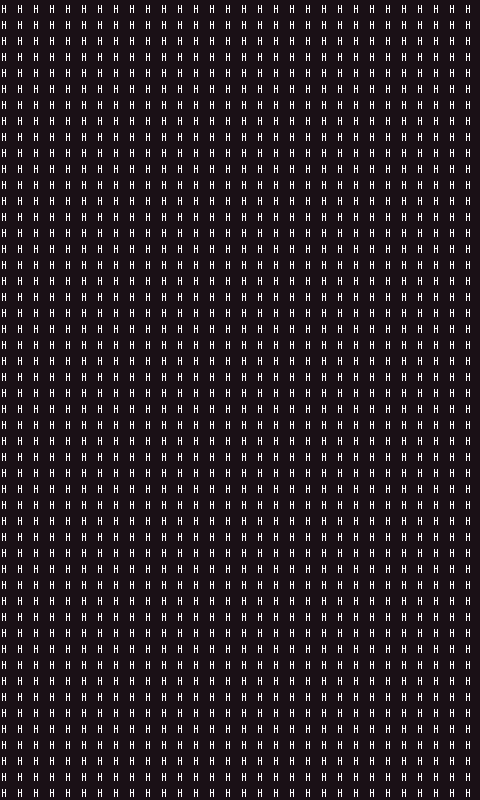

The image is a tile-based game level rendered from a .tmx file. Its description and complete source (layers, tilesets, objects, tile grids) follow:
An orthogonal 30x50 tile map with 16x16 px tiles, 1 tile layer (prototype).

<map version="1.10" tiledversion="1.10.2" orientation="orthogonal" renderorder="right-down" width="30" height="50" tilewidth="16" tileheight="16" infinite="0" nextlayerid="9" nextobjectid="1">
 <tileset firstgid="98" source="TangerineTavernPNG_PetricakeGames.tsx" />
 <layer id="1" name="prototype" width="30" height="50">
  <data encoding="csv">
206,206,206,206,206,206,206,206,206,206,206,206,206,206,206,206,206,206,206,206,206,206,206,206,206,206,206,206,206,206,
206,206,206,206,206,206,206,206,206,206,206,206,206,206,206,206,206,206,206,206,206,206,206,206,206,206,206,206,206,206,
206,206,206,206,206,206,206,206,206,206,206,206,206,206,206,206,206,206,206,206,206,206,206,206,206,206,206,206,206,206,
206,206,206,206,206,206,206,206,206,206,206,206,206,206,206,206,206,206,206,206,206,206,206,206,206,206,206,206,206,206,
206,206,206,206,206,206,206,206,206,206,206,206,206,206,206,206,206,206,206,206,206,206,206,206,206,206,206,206,206,206,
206,206,206,206,206,206,206,206,206,206,206,206,206,206,206,206,206,206,206,206,206,206,206,206,206,206,206,206,206,206,
206,206,206,206,206,206,206,206,206,206,206,206,206,206,206,206,206,206,206,206,206,206,206,206,206,206,206,206,206,206,
206,206,206,206,206,206,206,206,206,206,206,206,206,206,206,206,206,206,206,206,206,206,206,206,206,206,206,206,206,206,
206,206,206,206,206,206,206,206,206,206,206,206,206,206,206,206,206,206,206,206,206,206,206,206,206,206,206,206,206,206,
206,206,206,206,206,206,206,206,206,206,206,206,206,206,206,206,206,206,206,206,206,206,206,206,206,206,206,206,206,206,
206,206,206,206,206,206,206,206,206,206,206,206,206,206,206,206,206,206,206,206,206,206,206,206,206,206,206,206,206,206,
206,206,206,206,206,206,206,206,206,206,206,206,206,206,206,206,206,206,206,206,206,206,206,206,206,206,206,206,206,206,
206,206,206,206,206,206,206,206,206,206,206,206,206,206,206,206,206,206,206,206,206,206,206,206,206,206,206,206,206,206,
206,206,206,206,206,206,206,206,206,206,206,206,206,206,206,206,206,206,206,206,206,206,206,206,206,206,206,206,206,206,
206,206,206,206,206,206,206,206,206,206,206,206,206,206,206,206,206,206,206,206,206,206,206,206,206,206,206,206,206,206,
206,206,206,206,206,206,206,206,206,206,206,206,206,206,206,206,206,206,206,206,206,206,206,206,206,206,206,206,206,206,
206,206,206,206,206,206,206,206,206,206,206,206,206,206,206,206,206,206,206,206,206,206,206,206,206,206,206,206,206,206,
206,206,206,206,206,206,206,206,206,206,206,206,206,206,206,206,206,206,206,206,206,206,206,206,206,206,206,206,206,206,
206,206,206,206,206,206,206,206,206,206,206,206,206,206,206,206,206,206,206,206,206,206,206,206,206,206,206,206,206,206,
206,206,206,206,206,206,206,206,206,206,206,206,206,206,206,206,206,206,206,206,206,206,206,206,206,206,206,206,206,206,
206,206,206,206,206,206,206,206,206,206,206,206,206,206,206,206,206,206,206,206,206,206,206,206,206,206,206,206,206,206,
206,206,206,206,206,206,206,206,206,206,206,206,206,206,206,206,206,206,206,206,206,206,206,206,206,206,206,206,206,206,
206,206,206,206,206,206,206,206,206,206,206,206,206,206,206,206,206,206,206,206,206,206,206,206,206,206,206,206,206,206,
206,206,206,206,206,206,206,206,206,206,206,206,206,206,206,206,206,206,206,206,206,206,206,206,206,206,206,206,206,206,
206,206,206,206,206,206,206,206,206,206,206,206,206,206,206,206,206,206,206,206,206,206,206,206,206,206,206,206,206,206,
206,206,206,206,206,206,206,206,206,206,206,206,206,206,206,206,206,206,206,206,206,206,206,206,206,206,206,206,206,206,
206,206,206,206,206,206,206,206,206,206,206,206,206,206,206,206,206,206,206,206,206,206,206,206,206,206,206,206,206,206,
206,206,206,206,206,206,206,206,206,206,206,206,206,206,206,206,206,206,206,206,206,206,206,206,206,206,206,206,206,206,
206,206,206,206,206,206,206,206,206,206,206,206,206,206,206,206,206,206,206,206,206,206,206,206,206,206,206,206,206,206,
206,206,206,206,206,206,206,206,206,206,206,206,206,206,206,206,206,206,206,206,206,206,206,206,206,206,206,206,206,206,
206,206,206,206,206,206,206,206,206,206,206,206,206,206,206,206,206,206,206,206,206,206,206,206,206,206,206,206,206,206,
206,206,206,206,206,206,206,206,206,206,206,206,206,206,206,206,206,206,206,206,206,206,206,206,206,206,206,206,206,206,
206,206,206,206,206,206,206,206,206,206,206,206,206,206,206,206,206,206,206,206,206,206,206,206,206,206,206,206,206,206,
206,206,206,206,206,206,206,206,206,206,206,206,206,206,206,206,206,206,206,206,206,206,206,206,206,206,206,206,206,206,
206,206,206,206,206,206,206,206,206,206,206,206,206,206,206,206,206,206,206,206,206,206,206,206,206,206,206,206,206,206,
206,206,206,206,206,206,206,206,206,206,206,206,206,206,206,206,206,206,206,206,206,206,206,206,206,206,206,206,206,206,
206,206,206,206,206,206,206,206,206,206,206,206,206,206,206,206,206,206,206,206,206,206,206,206,206,206,206,206,206,206,
206,206,206,206,206,206,206,206,206,206,206,206,206,206,206,206,206,206,206,206,206,206,206,206,206,206,206,206,206,206,
206,206,206,206,206,206,206,206,206,206,206,206,206,206,206,206,206,206,206,206,206,206,206,206,206,206,206,206,206,206,
206,206,206,206,206,206,206,206,206,206,206,206,206,206,206,206,206,206,206,206,206,206,206,206,206,206,206,206,206,206,
206,206,206,206,206,206,206,206,206,206,206,206,206,206,206,206,206,206,206,206,206,206,206,206,206,206,206,206,206,206,
206,206,206,206,206,206,206,206,206,206,206,206,206,206,206,206,206,206,206,206,206,206,206,206,206,206,206,206,206,206,
206,206,206,206,206,206,206,206,206,206,206,206,206,206,206,206,206,206,206,206,206,206,206,206,206,206,206,206,206,206,
206,206,206,206,206,206,206,206,206,206,206,206,206,206,206,206,206,206,206,206,206,206,206,206,206,206,206,206,206,206,
206,206,206,206,206,206,206,206,206,206,206,206,206,206,206,206,206,206,206,206,206,206,206,206,206,206,206,206,206,206,
206,206,206,206,206,206,206,206,206,206,206,206,206,206,206,206,206,206,206,206,206,206,206,206,206,206,206,206,206,206,
206,206,206,206,206,206,206,206,206,206,206,206,206,206,206,206,206,206,206,206,206,206,206,206,206,206,206,206,206,206,
206,206,206,206,206,206,206,206,206,206,206,206,206,206,206,206,206,206,206,206,206,206,206,206,206,206,206,206,206,206,
206,206,206,206,206,206,206,206,206,206,206,206,206,206,206,206,206,206,206,206,206,206,206,206,206,206,206,206,206,206,
206,206,206,206,206,206,206,206,206,206,206,206,206,206,206,206,206,206,206,206,206,206,206,206,206,206,206,206,206,206
</data>
 </layer>
</map>
